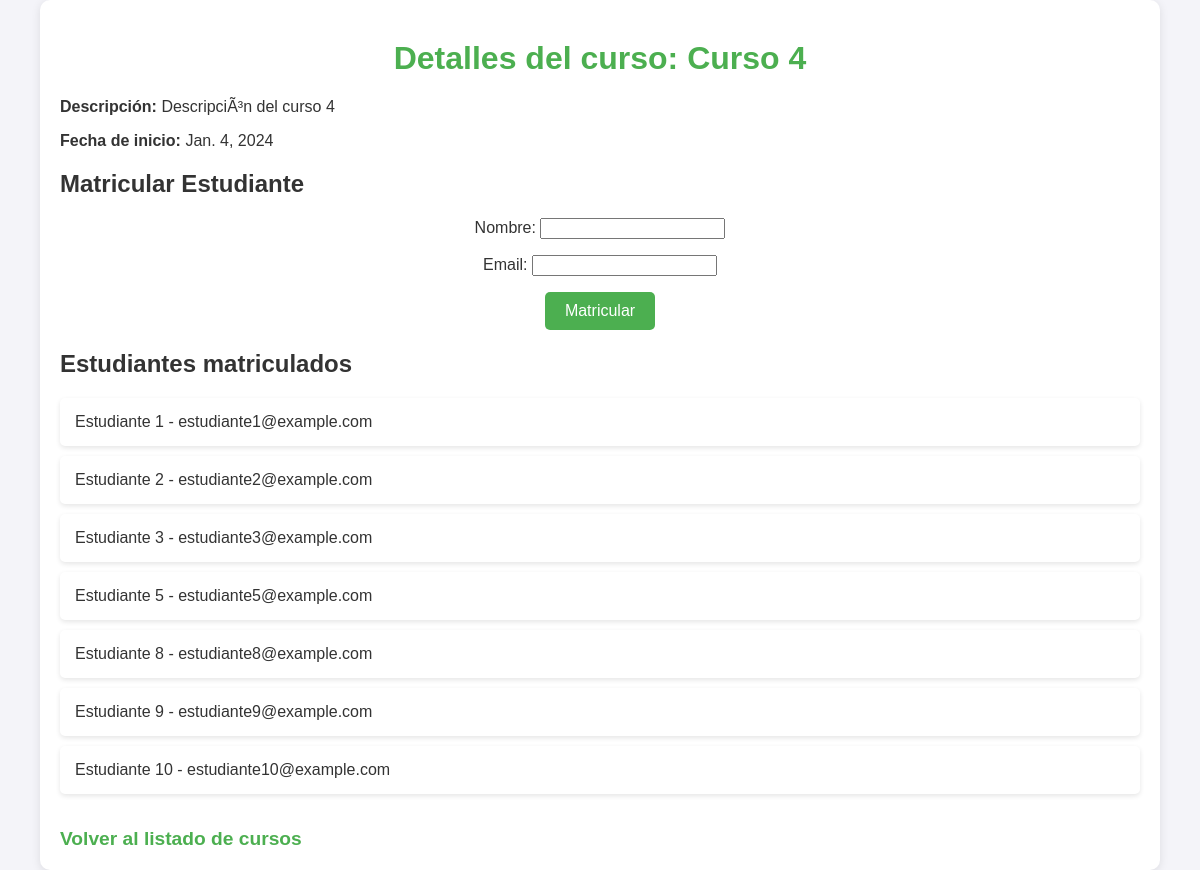
The page /cursos/curso/4/ on the database its author committed.
### cursos/models.py (models this page shows, shortened)
class Curso(models.Model):
    nombre = models.CharField(max_length=200)
    descripcion = models.TextField()
    fecha_inicio = models.DateField()

class Estudiante(models.Model):
    nombre = models.CharField(max_length=200)
    email = models.EmailField(unique=True)
    cursos = models.ManyToManyField(Curso, related_name='estudiantes')

### cursos/views.py (the view)
# urls.py: path('curso/<int:curso_id>/', views.detalle_curso, name='detalle_curso'),
def detalle_curso(request, curso_id):
    curso = get_object_or_404(Curso, id=curso_id)
    estudiantes = curso.estudiantes.all()
    if request.method == 'POST':
        form = MatricularEstudianteForm(request.POST)
        if form.is_valid():
            email = form.cleaned_data['email']
            nombre = form.cleaned_data['nombre']
            estudiante, created = Estudiante.objects.get_or_create(
                email=email,
                defaults={'nombre': nombre}
            )
            estudiante.cursos.add(curso)
            return redirect('detalle_curso', curso_id=curso.id)
    else:
        form = MatricularEstudianteForm()
    return render(request, 'detalle_curso.html', {
        'curso': curso,
        'estudiantes': estudiantes,
        'form': form
    })

### cursos/forms.py
class MatricularEstudianteForm(forms.Form):
    nombre = forms.CharField(max_length=200)
    email = forms.EmailField()

### cursos/templates/detalle_curso.html (shortened to what this page needs)
<!DOCTYPE html>
<html lang="es">
<head>
    {% load static %}
    <link rel="stylesheet" href="{% static 'css/styles.css' %}">
</head>
<body>
    <div class="container">
        <h1>Detalles del curso: {{ curso.nombre }}</h1>
        <p><strong>Descripción:</strong> {{ curso.descripcion }}</p>
        <p><strong>Fecha de inicio:</strong> {{ curso.fecha_inicio }}</p>
        <h2>Matricular Estudiante</h2>
        <form method="post">
            {{ form.as_p }}
            <button type="submit">Matricular</button>
        </form>
        <h2>Estudiantes matriculados</h2>
        <ul>
            {% for estudiante in estudiantes %}
                <li>{{ estudiante.nombre }} - {{ estudiante.email }}</li>
            {% empty %}
                <li>No hay estudiantes matriculados aún.</li>
            {% endfor %}
        </ul>
        <br>
        <a href="{% url 'listar_cursos' %}">Volver al listado de cursos</a>
    </div>
</body>
</html>

### votacion/static/css/styles.css (style rules this page uses)
body { font-family: Arial, sans-serif; margin: 0; padding: 0; background-color: #f4f4f9; color: #333; }
h1 { text-align: center; color: #4CAF50; margin-top: 20px; }
ul { list-style: none; padding: 0; }
li { background-color: #fff; margin: 10px; padding: 15px; border-radius: 5px; box-shadow: 0 2px 5px rgba(0, 0, 0, 0.1); }
a { text-decoration: none; color: #4CAF50; font-weight: bold; font-size: 1.2em; }
form { margin-top: 20px; text-align: center; }
ul li { margin: 10px 0; }
button { background-color: #4CAF50; color: white; border: none; padding: 10px 20px; font-size: 1em; border-radius: 5px; cursor: pointer; }
.container { width: 90%; max-width: 1200px; margin: 0 auto; padding: 20px; background-color: #fff; box-shadow: 0 2px 10px rgba(0, 0, 0, 0.1); border-radius: 10px; }

### rows shown on the page
Curso: nombre "Curso 4", descripcion "DescripciÃ³n del curso 4", fecha_inicio "Jan. 4, 2024"
Estudiante: nombre "Estudiante 1", email "estudiante1@example.com"
Estudiante: nombre "Estudiante 2", email "estudiante2@example.com"
Estudiante: nombre "Estudiante 3", email "estudiante3@example.com"
Estudiante: nombre "Estudiante 5", email "estudiante5@example.com"
Estudiante: nombre "Estudiante 8", email "estudiante8@example.com"
Estudiante: nombre "Estudiante 9", email "estudiante9@example.com"
Estudiante: nombre "Estudiante 10", email "estudiante10@example.com"
